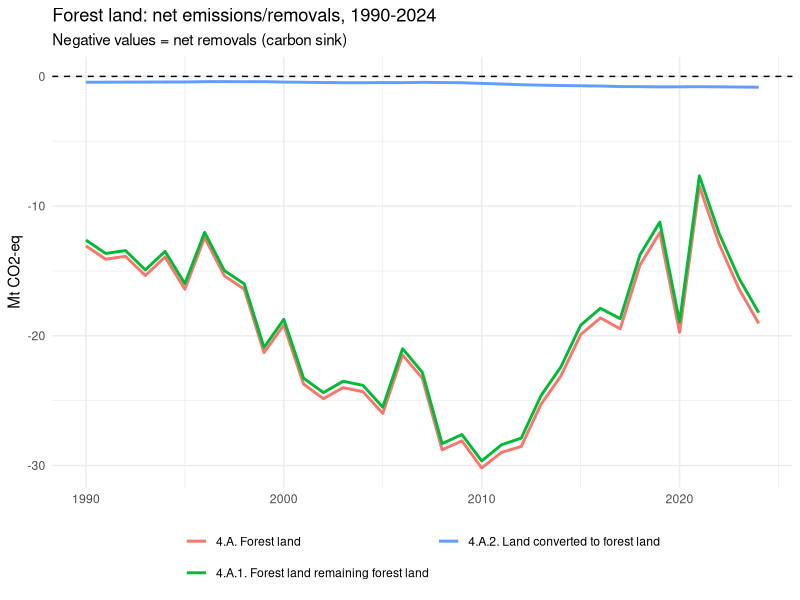
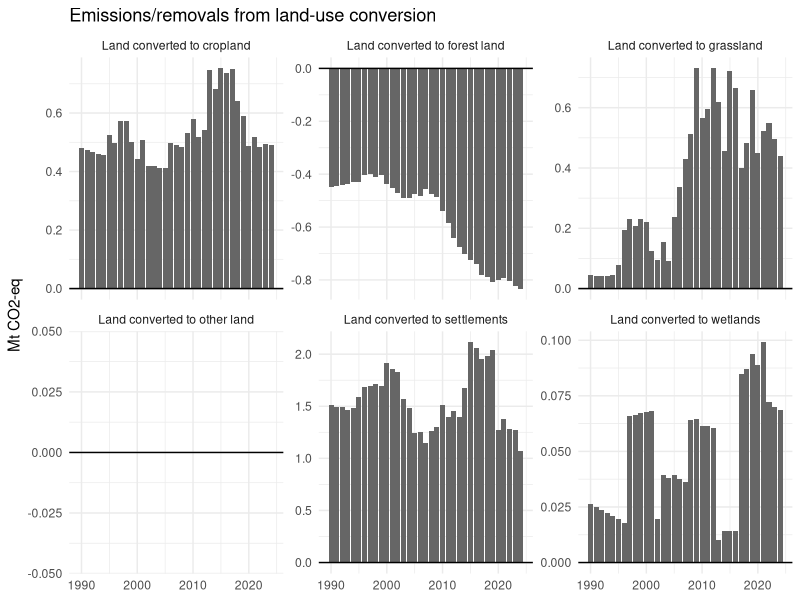
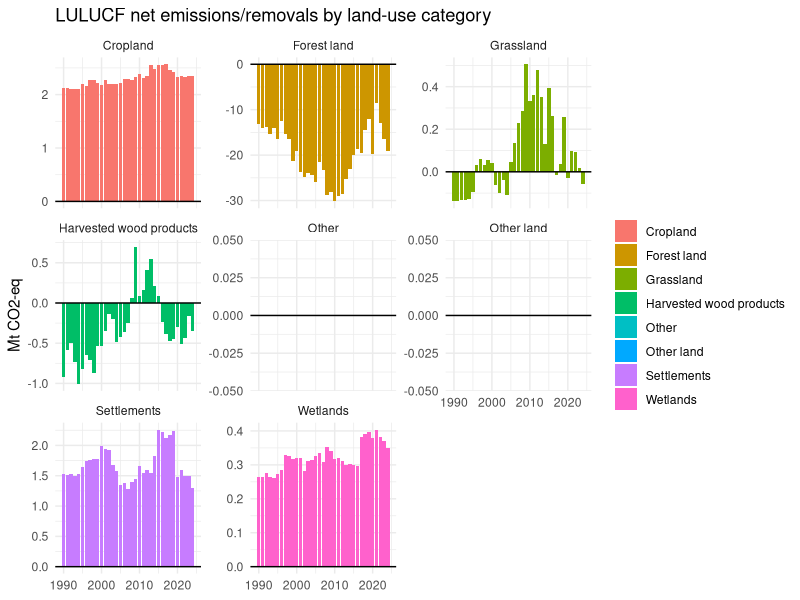
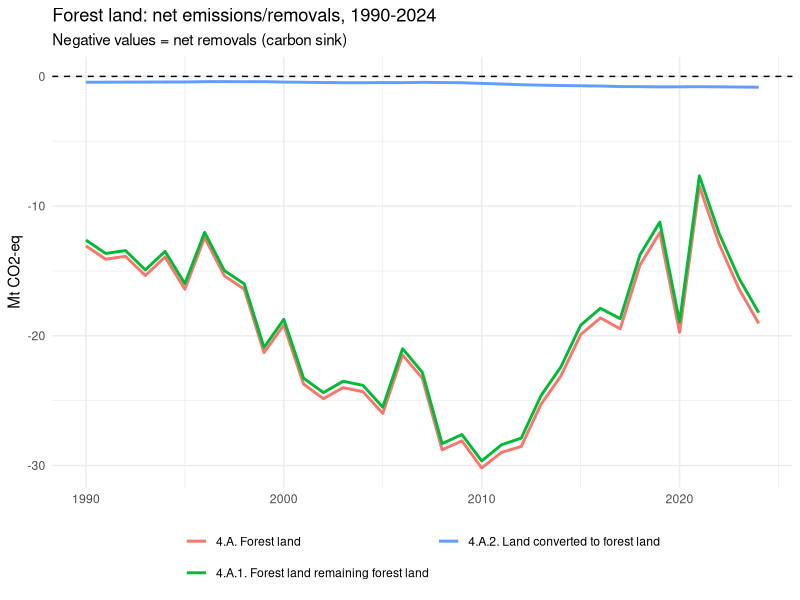
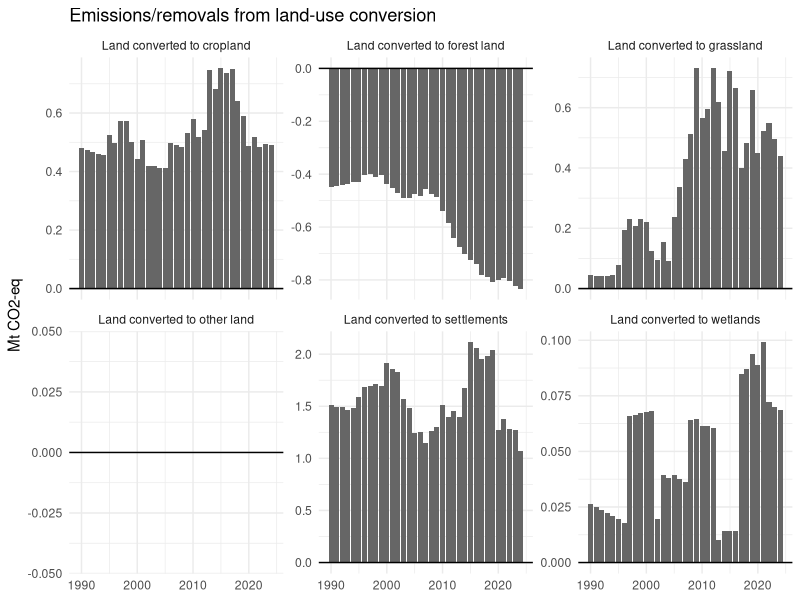
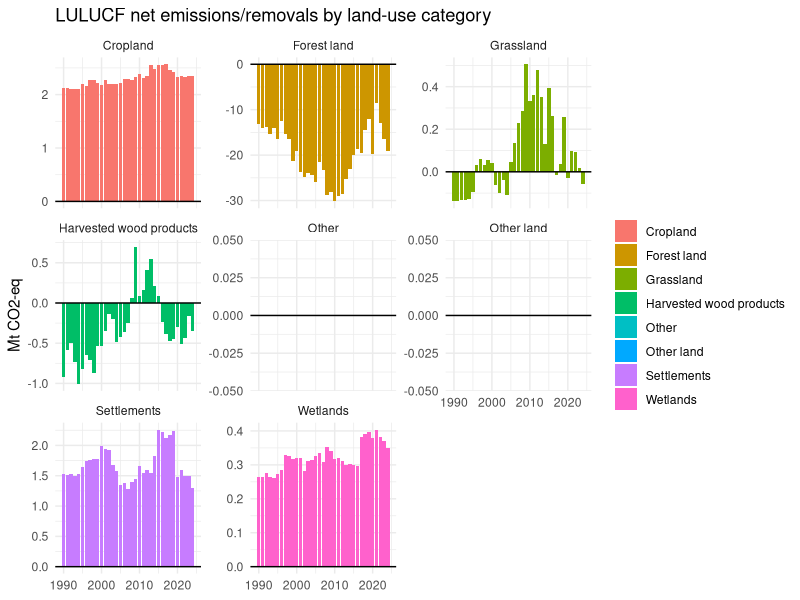

The R source for these figures, in order: (Note: this script raises an error after producing the figures.)
library(dplyr)
library(ggplot2)
library(here)

df <- read.csv(here("data", "lulucf_table4_long.csv"))

# Use total CO2-eq, convert kt to Mt
tot <- df |>
  filter(gas == "total_co2eq") |>
  mutate(value_mt = value_kt / 1000)

dir.create(here("output", "figures"), recursive = TRUE, showWarnings = FALSE)

forest <- tot |>
  filter(code %in% c("4.A", "4.A.1", "4.A.2"))

p1 <- ggplot(forest, aes(year, value_mt, colour = category)) +
  geom_line(linewidth = 1) +
  geom_hline(yintercept = 0, linetype = "dashed") +
  labs(title = "Forest land: net emissions/removals, 1990-2024",
       subtitle = "Negative values = net removals (carbon sink)",
       x = NULL, y = "Mt CO2-eq", colour = NULL) +
  theme_minimal() +
  theme(legend.position = "bottom") +
  guides(colour = guide_legend(nrow = 2))

library(stringr)

tot <- tot |>
  mutate(category = category |>
           str_remove("\\s*\\((\\d+|please specify)\\)$") |>   # drop "(5)", "(please specify)"
           str_remove("^[0-9A-Z.]+\\s"))                       # drop leading code, e.g. "4.A. "

p1
ggsave(here("output", "figures", "01_forest_sink.png"), p1,
       width = 8, height = 5, dpi = 300)

forest_total <- forest |>
  filter(code == "4.A") |>
  arrange(year) |>
  mutate(ma5 = as.numeric(stats::filter(value_mt, rep(1/5, 5), sides = 2)))  # 5-year moving average

# Year with the largest sink (most negative value)
peak <- forest_total |> slice_min(value_mt, n = 1)
last <- forest_total |> filter(year == 2024)

peak
last
(last$value_mt - peak$value_mt) / abs(peak$value_mt) * 100   # % decline from peak

converted <- tot |>
  filter(code %in% c("4.A.2", "4.B.2", "4.C.2", "4.D.2", "4.E.2", "4.F.2"))

p2 <- ggplot(converted, aes(year, value_mt)) +
  geom_col(fill = "grey40") +
  geom_hline(yintercept = 0) +
  facet_wrap(~ category, scales = "free_y") +
  labs(title = "Emissions/removals from land-use conversion",
       x = NULL, y = "Mt CO2-eq") +
  theme_minimal()

p2
ggsave(here("output", "figures", "02_land_conversion.png"), p2,
       width = 10, height = 6, dpi = 300)


by_cat <- tot |>
  filter(level == 1)   # 4.A, 4.B, ... 4.G

p3 <- ggplot(by_cat, aes(year, value_mt, fill = category)) +
  geom_col() +
  geom_hline(yintercept = 0) +
  labs(title = "LULUCF net emissions/removals by land-use category",
       x = NULL, y = "Mt CO2-eq", fill = NULL) +
  theme_minimal() +
  theme(legend.position = "right") +
  facet_wrap(~ category, scales = "free_y",
             labeller = label_wrap_gen(width = 25))

p3
ggsave(here("output", "figures", "03_by_category.png"), p3,
       width = 10, height = 6, dpi = 300)

forest_total |>
  filter(year %in% c(2006:2010, 2020:2024)) |>
  mutate(period = if_else(year <= 2010, "2006-2010", "2020-2024")) |>
  group_by(period) |>
  summarise(mean_mt = mean(value_mt))

# 2024 values by category (Mt CO2-eq)
tot |>
  filter(year == 2024, code %in% c("4.B", "4.E", "4.E.2")) |>
  select(code, category, value_mt)

# Forest land converted to settlements, 2024 (Mt CO2)
settlements |>
  filter(year == 2024, code == "4.E.2.a") |>
  mutate(co2_mt = co2_kt / 1000) |>
  select(code, area_kha, co2_mt)
